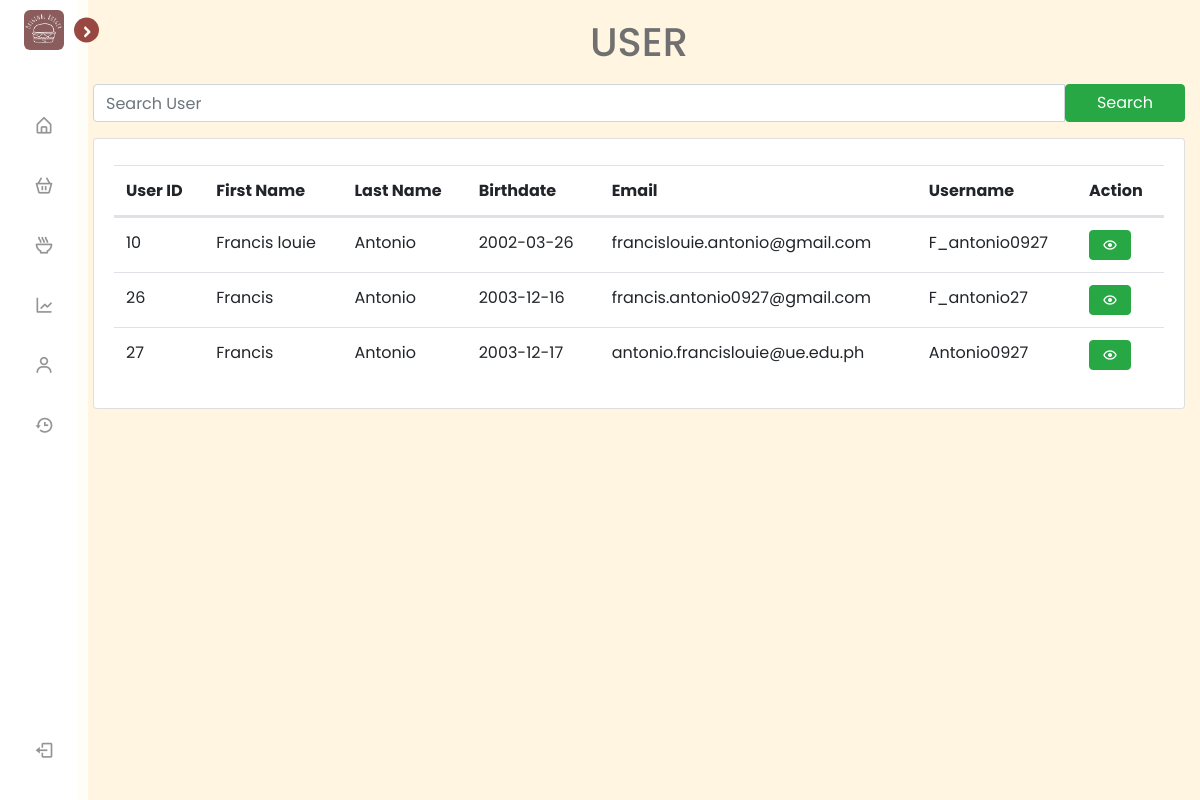
The page /Admin_Users.php on the database its author committed.
### tables this page shows
CREATE TABLE `user` (
  `USER_ID` int(11) NOT NULL,
  `FIRST_NAME` varchar(200) NOT NULL,
  `LAST_NAME` varchar(200) NOT NULL,
  `AGE` int(50) NOT NULL,
  `BIRTHDATE` varchar(200) NOT NULL,
  `GENDER` varchar(200) NOT NULL,
  `EMAIL_ADDRESS` varchar(200) NOT NULL,
  `PHONE_NO` varchar(50) NOT NULL,
  `ADDRESS` varchar(200) NOT NULL,
  `USERNAME` varchar(200) NOT NULL,
  `PASSWORD` varchar(200) NOT NULL,
  `CODE` int(8) NOT NULL
);

### Admin_Users.php (the view, shortened to what this page needs)
<html lang="en">
<head>
    <link rel="stylesheet" href="style.css">
    <link href='https://unpkg.com/boxicons@2.1.1/css/boxicons.min.css' rel='stylesheet'>
    <link rel="stylesheet" href="https://stackpath.bootstrapcdn.com/bootstrap/4.2.1/css/bootstrap.min.css">
    <link rel="stylesheet" href="https://cdn.datatables.net/1.10.18/css/dataTables.bootstrap4.min.css">
  </head>
</head>
<body>
<nav class="sidebar close">
        <header>
            <div class="image-text">
                <span class="image">
                    <img src="Image/22.png" alt="">
                </span>
            </div>
            <i class='bx bx-chevron-right toggle'></i>
        </header>
        <div class="menu-bar">
            <div class="menu">
                <ul class="menu-links">
                    <li class="nav-link-active">
                        <a href="Admin.php">
                            <i class='bx bx-home-alt icon' ></i>
                        </a>
                    </li>
                    <li class="nav-link-active">
                        <a href="Admin_Order.php">
                            <i class='bx bx-basket icon'></i>
                        </a>
                    </li>
                    <li class="nav-link-active">
                        <a href="Admin_Product.php">
                            <i class='bx bx-bowl-hot icon'></i>
                        </a>
                    </li>
                    <li class="nav-link-active">
                        <a href="Admin_Sales.php">
                            <i class='bx bx-line-chart icon' ></i>
                        </a>
                    </li>
                    <li class="nav-link-active">
                        <a href="Admin_Users.php">
                            <i class='bx bx-user icon' ></i>
                        </a>
                    </li>
                    <li class="nav-link-active">
                        <a href="Admin_History.php">
                        <i class='bx bx-history icon' ></i>
                        </a>
                    </li>
                </ul>
            </div>
            <div class="bottom-content">
                <li class="">
                    <a href="index.php">
                        <i class='bx bx-log-out icon' ></i>
                    </a>
                </li>
            </div>
        </div>
    </nav>
    <section class="home">
    <div class="text">
        <center>USER</center>
    </div>
    <div class="container">
    <form method="GET">
        <div class="input-group mb-3">
            <input type="text" name="search" class="form-control" placeholder="Search User">
            <button class="btn btn-success" style="width: 15vh;" type="submit" id="button-addon2">Search</button>
        </div>
        </form>
        <div class="card">
            <div class="card-body">
            <?php
                $conn = mysqli_connect("localhost","root","");
                if(isset($_GET['search'])){
                    $search = $_GET['search'];
                    $query = "SELECT * FROM user WHERE USER_ID LIKE '%$search%' || FIRST_NAME LIKE '%$search%' || LAST_NAME LIKE '%$search%' || EMAIL_ADDRESS LIKE '%$search%' || USERNAME LIKE '%$search%'";
                } else {
                $query = "SELECT * FROM user";
            }
                $query_run = mysqli_query($conn, $query);
            ?>
                <table id="datatableid"  class="table table-hover">
                    <thead>
                        <tr>
                            <th scope="col">User ID</th>
                            <th scope="col">First Name</th>
                            <th scope="col">Last Name</th>
                            <th scope="col">Birthdate</th>
                            <th scope="col">Email</th>
                            <th scope="col">Username</th>
                            <th scope="col">Action</th>
                        </tr>
                    </thead>
                    <?php
                    if($query_run)
                    {
                    foreach($query_run as $row)
                    {
                    ?>
                        <tbody>
                            <tr>
                                <td> <?php echo $row['USER_ID']; ?> </td>
                                <td> <?php echo $row['FIRST_NAME']; ?> </td>
                                <td> <?php echo $row['LAST_NAME']; ?> </td>
                                <td> <?php echo $row['BIRTHDATE']; ?> </td>
                                <td> <?php echo $row['EMAIL_ADDRESS']; ?> </td>
                                <td> <?php echo $row['USERNAME']; ?> </td>
                                <td>
                                    <button type="button" class="btn btn-success editbtn"><i class='bx bx-show'></i></button>
                                </td>
                            </tr>
                        </tbody>
                        <?php
                    }
                    }
                    else
                    {
                        echo "No Record Found";
                    }
                        ?>
                </table>
                </div>
            </div>
        </div>
    </section>
</body>
</html>

### style.css (style rules this page uses)
* { margin: 0; padding: 0; box-sizing: border-box; font-family: 'Poppins', sans-serif; }
:root { --body-color: #fff5e1; --sidebar-color: #FFF; --primary-color: #760E0A; --primary-color-light: #F6F5FF; --toggle-color: #DDD; --text-color: #707070; --tran-03: all 0.2s ease; --tran-03: all 0.3s ease; --tran-04: all 0.3s ease; --tran-05: all 0.3s ease; }
body { min-height: auto; background-color: var(--body-color); transition: var(--tran-05); }
.sidebar { position: fixed; top: 0; left: 0; height: 100%; width: 250px; padding: 10px 14px; background: var(--sidebar-color); transition: var(--tran-05); z-index: 100; }
.sidebar.close { width: 88px; }
.sidebar li { height: 50px; list-style: none; display: flex; align-items: center; margin-top: 10px; }
.sidebar header .image, .sidebar .icon { min-width: 60px; border-radius: 6px; }
.sidebar .icon { min-width: 60px; border-radius: 6px; height: 100%; display: flex; align-items: center; justify-content: center; font-size: 20px; }
.sidebar .text, .sidebar .icon { color: var(--text-color); transition: var(--tran-03); }
.sidebar header { position: relative; }
.sidebar header .image-text { display: flex; align-items: center; }
.sidebar header .image { display: flex; align-items: center; justify-content: center; }
.sidebar header .image img { width: 40px; border-radius: 6px; }
.sidebar header .toggle { position: absolute; top: 50%; right: -25px; transform: translateY(-50%) rotate(180deg); height: 25px; width: 25px; background-color: var(--primary-color); color: var(--sidebar-color); border-radius: 50%; display: flex; align-items: center; justify-content: center; font-size: 22px; cursor: pointer; transition: var(--tran-05); }
.sidebar.close .toggle { transform: translateY(-50%) rotate(0deg); }
.sidebar .menu { margin-top: 40px; }
.sidebar li a { list-style: none; height: 100%; background-color: transparent; display: flex; align-items: center; height: 100%; width: 100%; border-radius: 6px; text-decoration: none; transition: var(--tran-03); }
.sidebar .menu-bar { height: calc(100% - 55px); display: flex; flex-direction: column; justify-content: space-between; overflow-y: scroll; }
.home { position: absolute; top: 0; left: 250px; height: auto; width: calc(100% - 250px); background-color: var(--body-color); transition: var(--tran-05); }
.home .text { font-size: 40px; font-weight: 500; color: var(--text-color); padding: 12px 60px; }
.sidebar.close ~ .home { left: 78px; height: 100vh; width: calc(100% - 78px); }

### rows shown on the page
user: USER_ID "10", FIRST_NAME "Francis louie", LAST_NAME "Antonio", BIRTHDATE "2002-03-26", EMAIL_ADDRESS "francislouie.antonio@gmail.com", USERNAME "F_antonio0927"
user: USER_ID "26", FIRST_NAME "Francis", LAST_NAME "Antonio", BIRTHDATE "2003-12-16", EMAIL_ADDRESS "francis.antonio0927@gmail.com", USERNAME "F_antonio27"
user: USER_ID "27", FIRST_NAME "Francis", LAST_NAME "Antonio", BIRTHDATE "2003-12-17", EMAIL_ADDRESS "antonio.francislouie@ue.edu.ph", USERNAME "Antonio0927"
